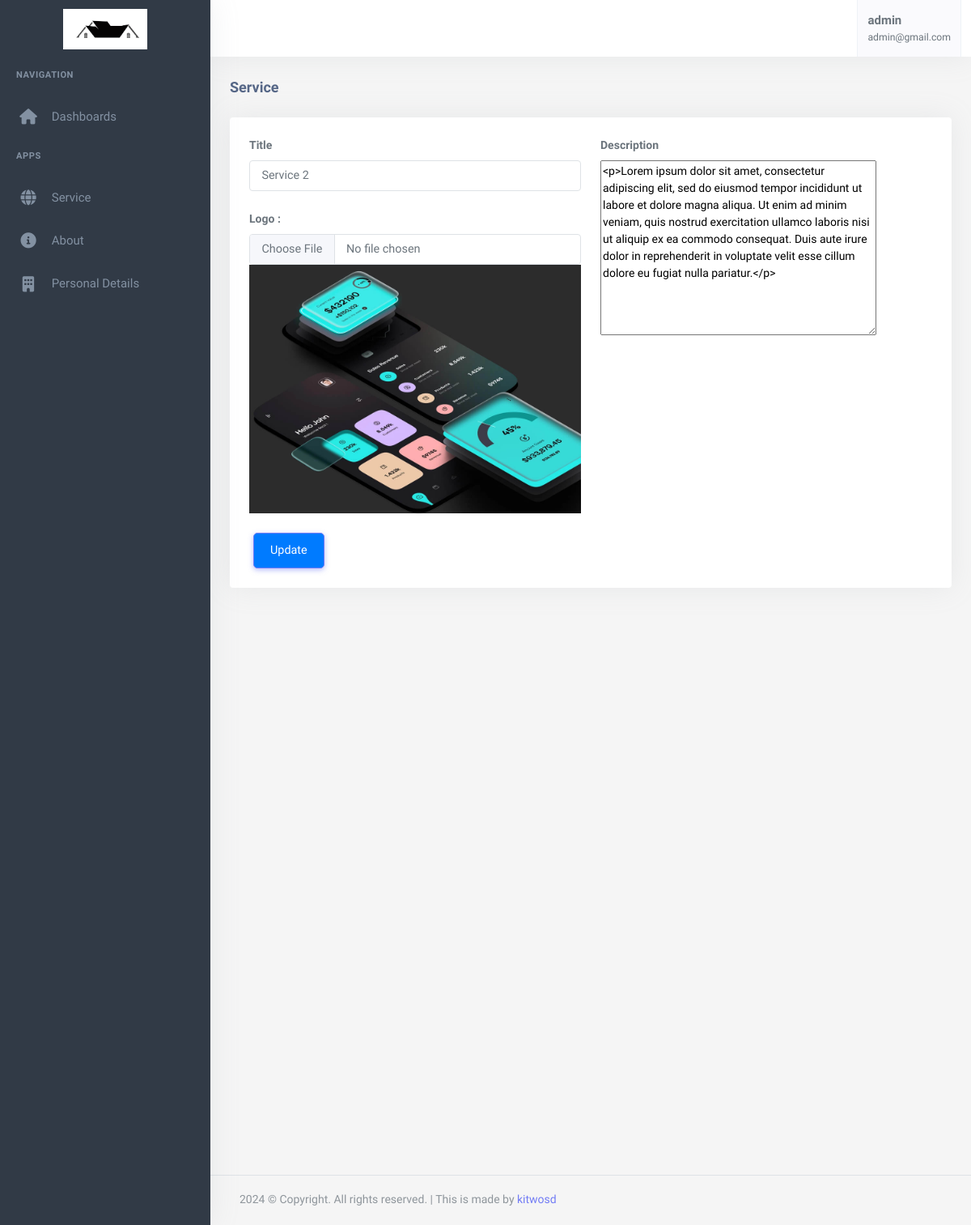
The app's page /dashboard/edit/service/2/ (signed in) with its own data.
### useraccount/models.py (models this page shows, shortened)
class User(AbstractBaseUser, PermissionsMixin):
    email = models.EmailField(
        verbose_name='Email',
        max_length=255,
        unique=True,
    )
    firstname = models.CharField(max_length=200)
    lastname = models.CharField(max_length=200)
    is_admin = models.BooleanField(default=False)
    is_user = models.BooleanField(default=False)
    is_subAdmin = models.BooleanField(default=False)
    phone_No = models.CharField(max_length=150, null=True, blank=True)
    avatar = models.ImageField(upload_to="avatarimage/", null=True, blank=True)
    created_at = models.DateTimeField(auto_now_add=True)
    updated_at = models.DateTimeField(auto_now=True)
    objects = UserManager()
    USERNAME_FIELD = 'email'
    REQUIRED_FIELDS = ['firstname','lastname', 'phone_No']

### app/models.py (models this page shows, shortened)
class PersonalDetail(models.Model):
    firstName = models.CharField(max_length=50)
    lastName = models.CharField(max_length=50)
    email = models.EmailField()
    logo = models.FileField(upload_to="logo")
    phone = models.CharField(max_length=20)
    address = models.CharField(max_length=50)
    facebookUrl = models.URLField()
    twiterUrl = models.URLField()
    instagramUrl = models.URLField()
    description = models.TextField()
    class Meta:
        ordering = ['-id']

class Service(models.Model):
    logo = models.FileField(upload_to="serviceimage")
    title = models.CharField(max_length=25)
    description=RichTextField()
    class Meta:
        ordering = ['-id']

### useraccount/decorators.py (the view)
    def wrapper_fun(request, *arg, **kwargs):
        if request.user.is_authenticated:
            return view_fun(request, *arg, **kwargs)
        else:
            messages.warning(request, "Login required...")
            return redirect('useraccount:login')

### app2/forms.py
class ServiceForm(forms.ModelForm):
    class Meta:
        model = Service
        fields = '__all__'

### app/context_processor.py (called while the page is built)
def personaldetail(request):
    personaldetail= PersonalDetail.objects.first()
    return{
        'personaldetail':personaldetail
    }

### app2/templates/app2/create_Service.html (shortened to what this page needs)
{% extends 'app2/base.html' %}
{% load static %}
{% block body %}
            <div class="content-page">
                <div class="content">
                    <div class="container-fluid">
                        <div class="row">
                            <div class="col-12">
                                <div class="page-title-box">
                                    <h4 class="page-title">Service</h4>
                                </div>
                            </div>
                        </div>
                        <div class="row">
                            <div class="col-12">
                                <div class="card">
                                    <div class="card-body">
                                       <form method="post" enctype="multipart/form-data" action="{% if instance %}{% url 'dashboard:edit_Service'  instance.id %}{% else %}{% url 'dashboard:add_Service' %}{% endif %}">
                                       <div class="row">
                                          <div class="col-xl-6">
                                          <div class="mb-3">
                                             <label class="form-label">Title</label>
                                             <input type="text" name="{{ form.title.name }}" id="{{ form.title.id_for_label }}" class="form-control"
                                             value="{% if instance %}{{ instance.title }}{% endif %}" placeholder="Enter title">
                                          </div>
                                        <div class="mb-3">
                                            <label for="{{ form.logo.id_for_label }}" class="form-label">Logo :</label>
                                            <input type="file" name="{{ form.logo.name }}" id="{{ form.logo.id_for_label }}" class="form-control" {% if not instance %}required{% endif %} onchange="showPreview(this);">
                                            <div id="logoContainer" style="width:auto; height:auto;">
                                                <img class="img-fluid" id="logoPreview" src="{% if instance %}{{ instance.logo.url }}{% endif %}" alt="" >
                                            </div>
                                        </div>
                                        </div>
                                        <div class="col-xl-6">
                                            <div class="mb-3">
                                                <label class="form-label">Description</label>
                                               {{form.description}}
                                             </div>
                                        </div>
                                          <div class="col-lg-12">
                                             {% if instance %}
                                             <button type="submit" class="btn btn-primary">Update</button>
                                         {% else %}
                                             <button type="submit" class="btn btn-primary">Add</button>
                                         {% endif %}
                                        </div>
                                       </div>
                                       </form>
                    </div>
                </div>
      {% endblock %}

### app2/templates/app2/base.html (shortened to what this page needs)
{% load static %}
<!DOCTYPE html>
<html lang="en">
    <head>
        <link rel="stylesheet" href="{% static 'app2/assets/vendor/jquery-toast-plugin/jquery.toast.min.css'%}">
        <link href="{% static 'app2/assets/css/app-saas.min.css'%}" rel="stylesheet" type="text/css" id="app-style" />
        <link href="{% static 'app2/assets/css/icons.min.css'%}" rel="stylesheet" type="text/css" />
        <link rel="stylesheet" href="https://cdnjs.cloudflare.com/ajax/libs/font-awesome/6.0.0-beta3/css/all.min.css">
        <link rel="stylesheet" href="https://cdnjs.cloudflare.com/ajax/libs/font-awesome/6.0.0-beta3/css/all.min.css">
        <link rel="stylesheet" href="https://cdnjs.cloudflare.com/ajax/libs/font-awesome/6.0.0-beta3/css/all.min.css">
        <link href="{% static 'app2/assets/vendor/bootstrap-datepicker/css/bootstrap-datepicker.min.css'%}" rel="stylesheet" type="text/css" />
        <link href="{% static 'app2/assets/vendor/select2/css/select2.min.css'%}" rel="stylesheet" type="text/css" />
        <link href="{% static 'app2/assets/vendor/datatables.net-bs5/css/dataTables.bootstrap5.min.css'%}" rel="stylesheet" type="text/css" />
        <link href="{% static 'app2/assets/vendor/datatables.net-responsive-bs5/css/responsive.bootstrap5.min.css'%}" rel="stylesheet" type="text/css" />
        <link href="{% static 'app2/assets/css/app-saas.min.css'%}" rel="stylesheet" type="text/css" id="app-style" />
        <link href="{% static 'app2/assets/css/icons.min.css'%}" rel="stylesheet" type="text/css" />
        <link href="https://cdn.jsdelivr.net/npm/summernote@0.8.16/dist/summernote-lite.min.css" rel="stylesheet">
    </head>
    <link rel="stylesheet" href="https://maxcdn.bootstrapcdn.com/font-awesome/4.7.0/css/font-awesome.min.css">
    <body>
        <div class="wrapper">
            <div class="navbar-custom">
                <div class="topbar container-fluid justify-content-between">
                    <div class="d-flex align-items-center  gap-lg-2 gap-1">
                        <button class="button-toggle-menu sm:float-end">
                            <i class="mdi mdi-menu"></i>
                        </button>
                    </div>
                    <ul class="topbar-menu d-flex align-items-center gap-3">
                        <li class="d-none d-sm-inline-block">
                            <a class="nav-link" data-bs-toggle="offcanvas" href="#theme-settings-offcanvas">
                                <i class="ri-settings-3-line font-22"></i>
                            </a>
                        </li>
                        <li class="d-none d-sm-inline-block">
                            <div class="nav-link" id="light-dark-mode" data-bs-toggle="tooltip" data-bs-placement="left" title="Theme Mode">
                                <i class="ri-moon-line font-22"></i>
                            </div>
                        </li>
                        <li class="d-none d-md-inline-block">
                            <a class="nav-link" href="#" data-toggle="fullscreen">
                                <i class="ri-fullscreen-line font-22"></i>
                            </a>
                        </li>
                        <li class="dropdown">
                            <a class="nav-link dropdown-toggle arrow-none nav-user px-2" data-bs-toggle="dropdown" href="#" role="button" aria-haspopup="false" aria-expanded="false">
                                <span class="d-lg-flex flex-column gap-1 d-none">
                                    <h5 class="my-0">{{request.user.firstname}}</h5>
                                    <h6 class="my-0 fw-normal">{{request.user.email}}</h6>
                                </span>
                            </a>
                        </li>
                    </ul>
                </div>
            </div>
            <div class="leftside-menu">
                <a href="{% url 'dashboard:index' %}" class="logo logo-light">
                    <span class="logo-lg">
                        <img src="{{personaldetail.logo.url}}" alt="logo">
                    </span>
                </a>
                <div class="h-100" id="leftside-menu-container" data-simplebar>
                <ul class="side-nav">
                    <li class="side-nav-title">Navigation</li>
                    <li class="side-nav-item">
                        <a  href="{% url 'dashboard:index' %}" aria-expanded="false" aria-controls="sidebarDashboards" class="side-nav-link">
                            <i class="fas fa-home"></i>
                            <span> Dashboards </span>
                        </a>
                    </li>
                    <li class="side-nav-title">Apps</li>
                    <li class="side-nav-item">
                        <a data-bs-toggle="collapse" href="#sidebarForms" aria-expanded="false" aria-controls="sidebarForms" class="side-nav-link">
                            <i class="fas fa-globe"></i>
                            <span> Service </span>
                            <span class="menu-arrow"></span>
                        </a>
                    </li>
                    <li class="side-nav-item">
                        <a href="{% url 'dashboard:add_About' %}" aria-expanded="false" aria-controls="sidebarEcommerce" class="side-nav-link">
                            <i class="fas fa-info-circle"></i>
                            <span> About </span>
                        </a>
                    </li>
                    <li class="side-nav-item">
                        <a href="{% url 'dashboard:add_PersonalDetails' %}" class="side-nav-link">
                            <i class="fas fa-building"></i>
                            <span>Personal Details</span>
                        </a>
                    </li>
                </ul>
            </div>
        </div>
  {% block body %}
  {% endblock  %}
        <footer class="footer">
            <div class="container-fluid">
                <div class="row">
                    <div class="col-md-6">
                        <script>document.write(new Date().getFullYear())</script> © Copyright. All rights reserved. | This is made by <a href="" target="_blank">kitwosd</a>
                    </div>
                    <div class="col-md-6">
                    </div>
                </div>
            </div>
        </footer>
    </div>
    </div>
                        </body>
                        </html>

### app2/templates/app2/base.html (style rules this page uses)
.btn { margin: 0 5px; padding: 10px 20px; border-radius: 5px; cursor: pointer; }
.btn-primary { background-color: #007bff; color: #fff; }

### records on screen
User: user.firstname "admin", user.email "admin@gmail.com"
PersonalDetail: logo (picture)
Service: title "Service 2", logo (picture), description "<p>Lorem ipsum dolor sit amet, consectetur adipiscing elit, sed do eiusmod tempor incididunt ut labore et dolore magna aliqua. Ut enim ad minim veniam, quis nostrud exercitation ullamco laboris nisi ut aliquip ex ea commodo consequat. Duis aute irure dolor in reprehenderit in voluptate velit esse cillum dolore eu fugiat nulla pariatur.</p>"
